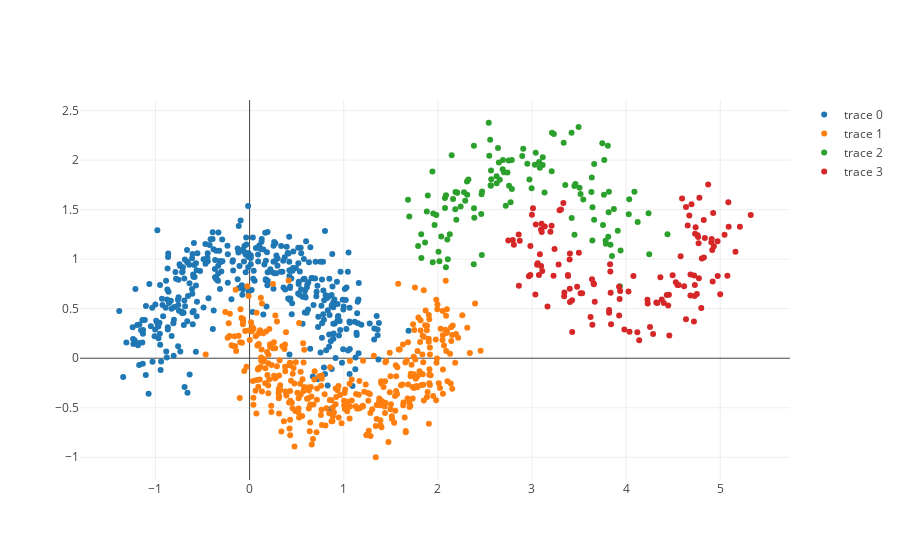

The cell this chart's notebook holds for it:
### Code cell
# Load dataset
dataset = 'double_moons'
n_samples = 1000
X, y = make_dataset(dataset, n_samples, random_state=0)
plot_X_y(X,y)
